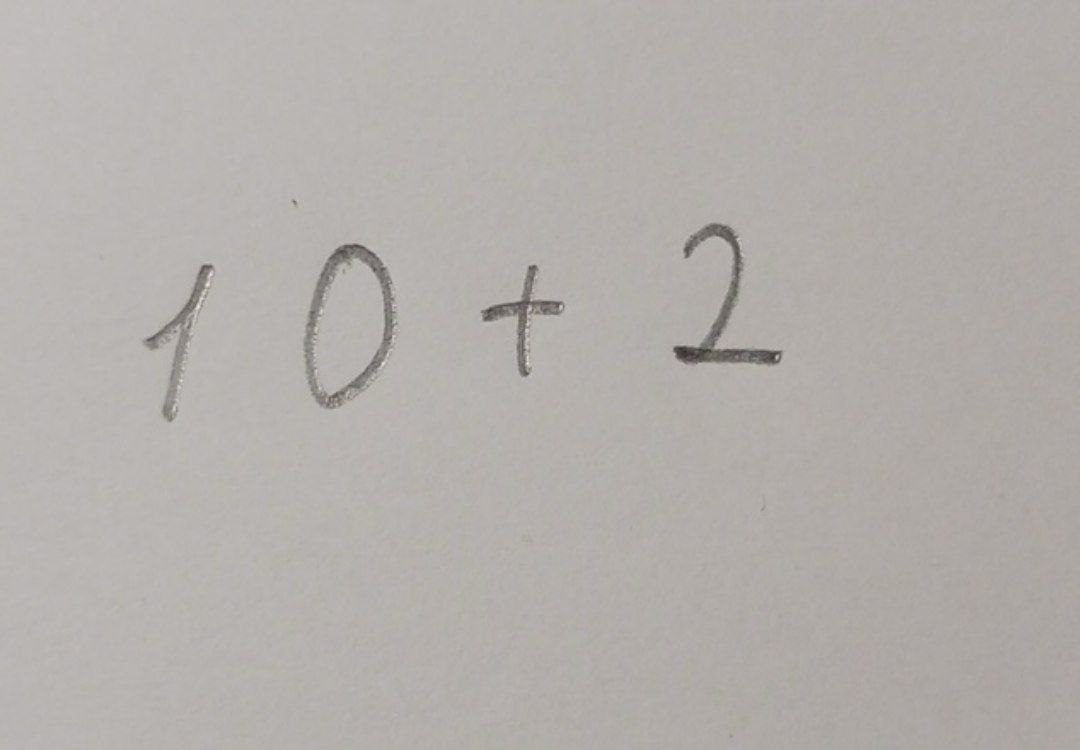
#> input picture data/test/test_image_2.jpg, 1080 x 750 px
$ jupyter execute --allow-errors character_in_image_recognition.ipynb
#> lines starting #> are read from the running program, lines starting #| are printed output that depends on the picture; after the words box and inside, x2 and y2 are one past the last pixel; in counts of white or black regions, pixels touching at a corner belong together
[cell 1]
import cv2
import numpy as np
import matplotlib.pyplot as plt
from tensorflow.keras.datasets import mnist         # библиотека базы выборок Mnist
from tensorflow import keras
from tensorflow.keras.layers import Dense, Flatten
import emnist
from pathlib import Path
from pytesseract import image_to_string

# Creating model

#> (a cell that did not finish here is left out)

#> (a cell that did not finish here is left out)

[cell 4]
# type(X_train)
# X_train.shape

#> (a cell that did not finish here is left out)

#> (a cell that did not finish here is left out)

# Preprocessing data

[cell 7]
image = cv2.imread('../data/test/test_image_2.jpg')
#> image is the input picture: shape (750, 1080, 3); mean B, G, R 171.7, 175.1, 179.6
grey = cv2.cvtColor(image.copy(), cv2.COLOR_BGR2GRAY)

# обрезка шума               изображение, порог, светлые, темные
ret, thresh = cv2.threshold(grey.copy(), 160, 255, cv2.THRESH_BINARY_INV)
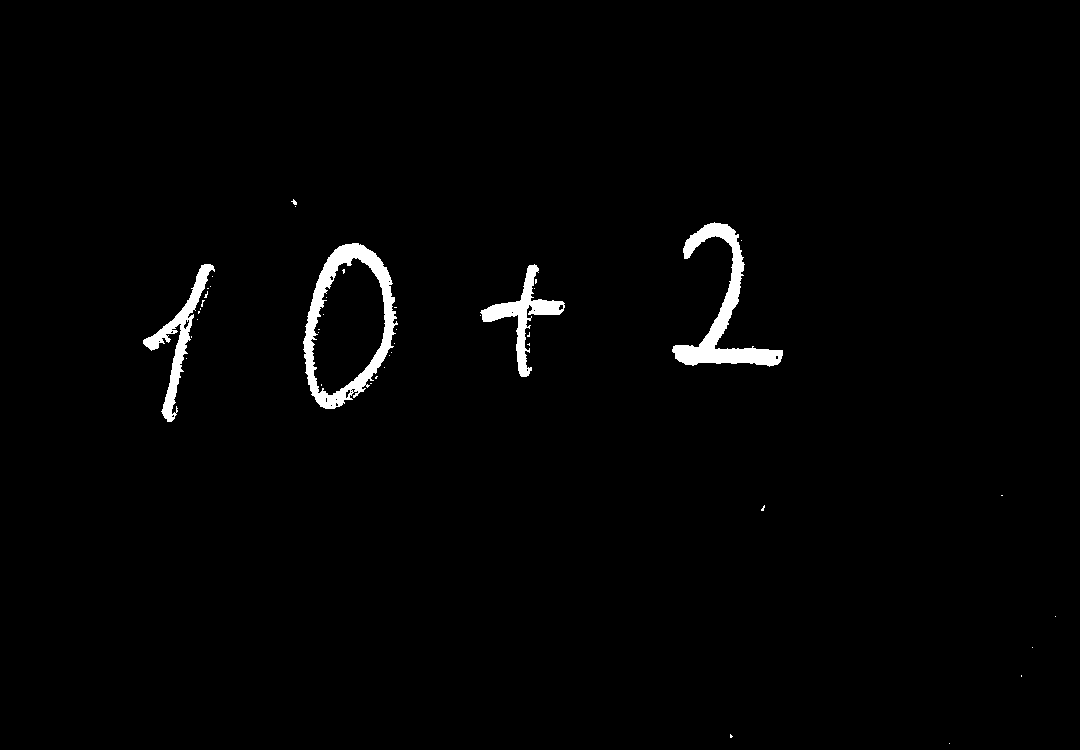
#> thresh: shape (750, 1080); 1.5% white; 43 white regions (39 under 20 px)
# поиск контуров
contours, _ = cv2.findContours(thresh.copy(), cv2.RETR_EXTERNAL, cv2.CHAIN_APPROX_SIMPLE)
#> contours = 37 contours, 33 with area under 20; largest, box (x1, y1, x2, y2) and area: (303, 243, 398, 409) 10991, (672, 222, 783, 367) 3585, (143, 264, 215, 422) 1935, (480, 264, 565, 377) 1897
preprocessed_digits = []

for c in contours:
    x,y,w,h = cv2.boundingRect(c)

    # пропуск шумов
    if (w < 10 or h < 50):
        continue

    # Создание прямоугольника вокруг цифры на исходном изображении (для отображения цифр, выбранных с помощью контуров)
    cv2.rectangle(image, (x,y), (x+w, y+h), color=(0, 255, 0), thickness=2)

    # Вырезание цифры из изображения, соответствующей текущим контурам в цикле for
    digit = thresh[y:y+h, x:x+w]

    # Изменение размера этой цифры на (18, 18)
    resized_digit = cv2.resize(digit, (18,18))

    # Дополняем цифру 5 пикселями черного цвета (нулями) с каждой стороны, чтобы в конечном итоге получить изображение (28, 28)
    padded_digit = np.pad(resized_digit, ((5,5),(5,5)), "constant", constant_values=0)

    # Добавление предварительно обработанной цифры в список предварительно обработанных цифр
    preprocessed_digits.append(padded_digit)
#> this loop made 37 passes
#> (x, y, w, h) on passes 1, 4, 5, 6, 9, 10, 11, 12, 13, 14, 15, 17: (949, 743, 1, 1), (1032, 647, 1, 1), (1055, 616, 1, 1), (761, 505, 4, 6), (375, 376, 3, 3), (384, 367, 1, 1), (186, 358, 1, 1), (389, 355, 1, 1), (391, 352, 1, 1), (527, 343, 3, 3), (394, 343, 1, 1), (527, 332, 3, 5)
#> (c, x, y, w, h) on passes 2, 3, 7, 8, 16, 21: ([[730, 734], [730, 737], [731, 737], [732, 736]], 730, 734, 3, 4), ([[1021, 675], [1021, 676]], 1021, 675, 1, 2), ([[1001, 495], [1002, 495]], 1001, 495, 2, 1), ([[370, 383], [371, 383]], 370, 383, 2, 1), ([[191, 336], [191, 337]], 191, 336, 1, 2), ([[198, 311], [198, 313], [199, 312], [199, 311]], 198, 311, 2, 3)
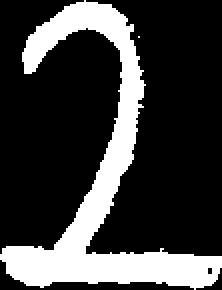
#> digit: shape (145, 111) (shown 2 times larger); 24.1% white; 2 white regions (1 under 20 px), largest, box (x1, y1, x2, y2) and area: (0, 0, 111, 145) 3874
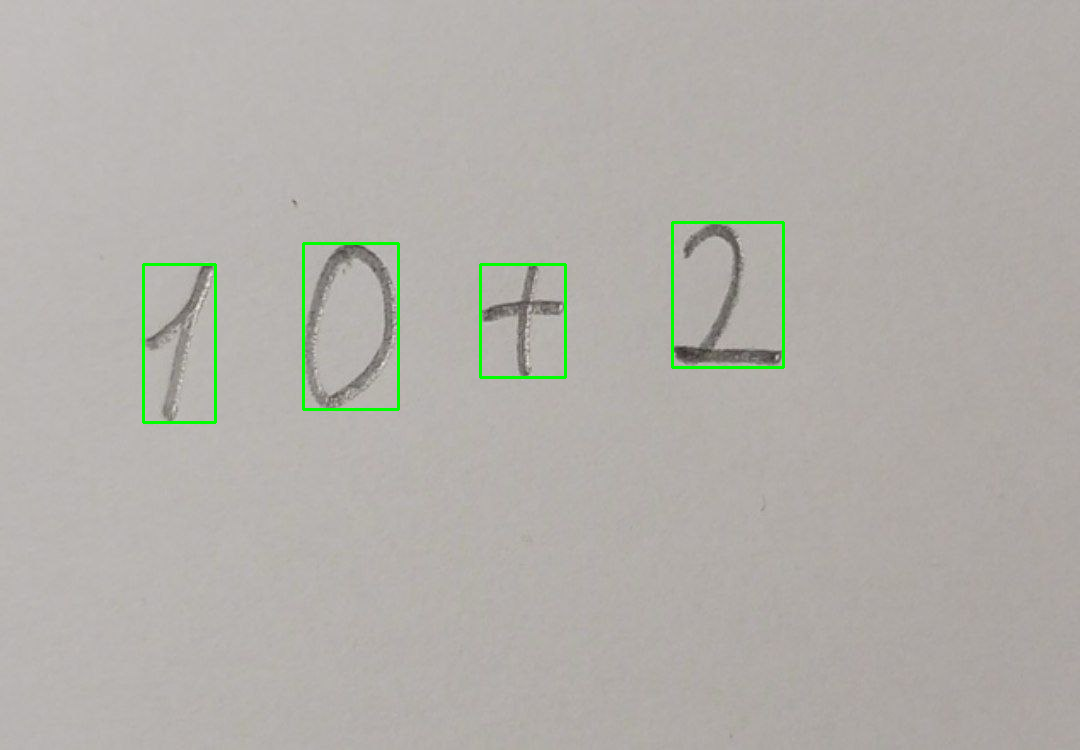
#> image: shape (750, 1080, 3); 0.7% of pixels changed, all inside (x1, y1, x2, y2) = (142, 221, 785, 424)
#> after the loop, preprocessed_digits = 4 items
    # print("\n\n\n----------------Contoured Image--------------------")
plt.imshow(image, cmap="gray")
plt.show()

inp = np.array(preprocessed_digits)

$ run again, with data/test/test_image_1.jpg copied over data/test/test_image_2.jpg
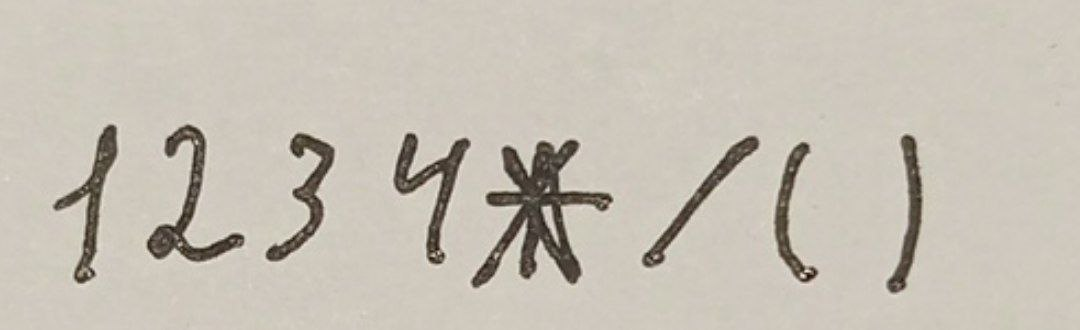
#> input picture data/test/test_image_1.jpg, 1080 x 330 px
#> image is the input picture: shape (330, 1080, 3); mean B, G, R 180.7, 191.9, 198.4
#> `ret, thresh = cv2.threshold(grey.copy(), 160, 255, cv2.THRESH_BINARY_I..`:
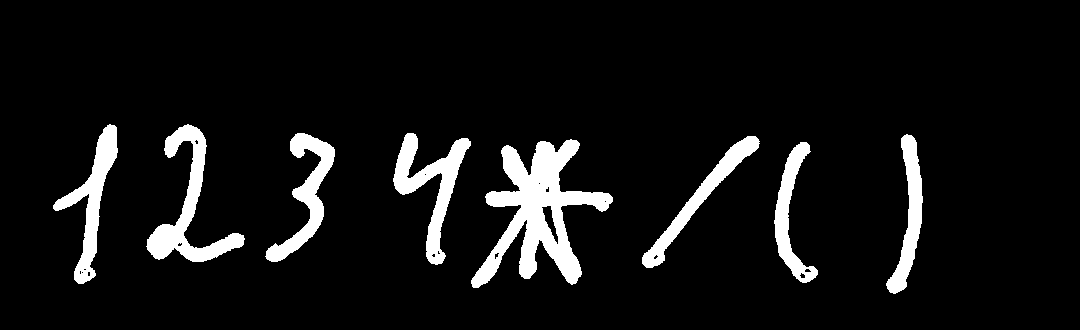
#> thresh: shape (330, 1080); 7.7% white; 8 white regions
#> contours = 8 contours; box (x1, y1, x2, y2) and area: (471, 139, 613, 288) 7936, (146, 124, 245, 262) 3460, (393, 133, 471, 265) 3043, (53, 124, 118, 284) 2702, (265, 133, 335, 262) 2494, (642, 136, 760, 268) 2257, (886, 134, 923, 294) 2122, (774, 142, 818, 283) 1989
#> the loop `for c in contours:` made 8 passes
#> (x, y, w, h) on passes 1 to 8: (774, 142, 44, 141), (471, 139, 142, 149), (642, 136, 118, 132), (886, 134, 37, 160), (393, 133, 78, 132), (265, 133, 70, 129), (146, 124, 99, 138), (53, 124, 65, 160)
#> after the loop `for c in contours:`:
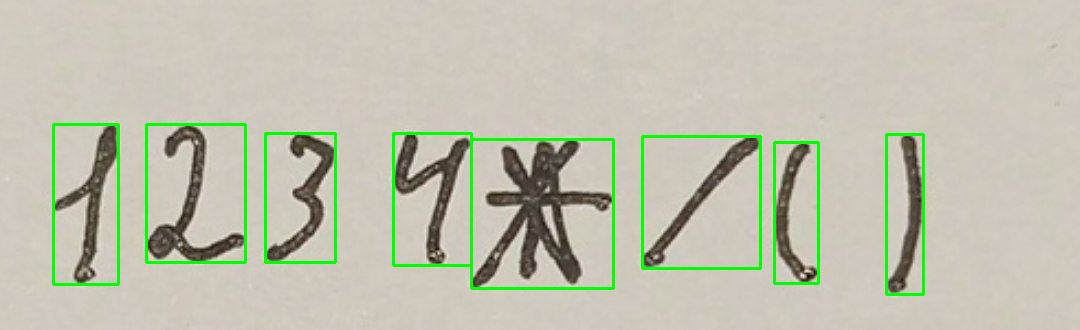
#> image: shape (330, 1080, 3); 2.9% of pixels changed, all inside (x1, y1, x2, y2) = (52, 123, 925, 296)
#> after the loop `for c in contours:`: preprocessed_digits = 8 items

$ run again, with data/test/test_image_4.jpg copied over data/test/test_image_2.jpg
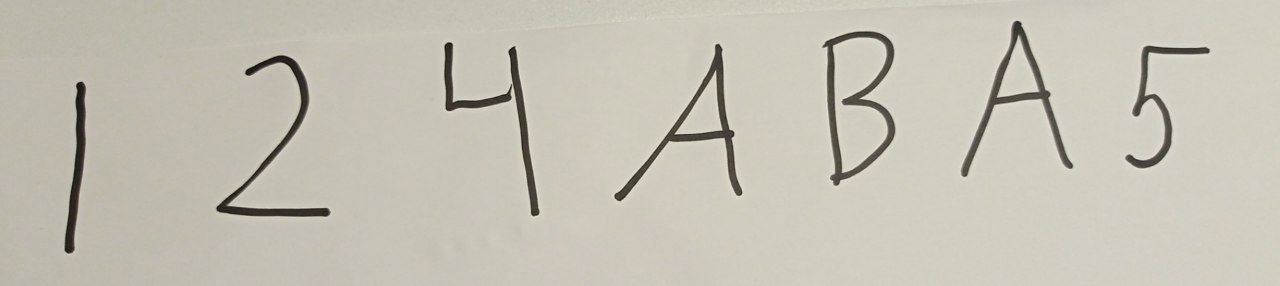
#> input picture data/test/test_image_4.jpg, 1280 x 286 px
#> image is the input picture: shape (286, 1280, 3); mean B, G, R 180.8, 192.9, 197.2
#> `ret, thresh = cv2.threshold(grey.copy(), 160, 255, cv2.THRESH_BINARY_I..`:
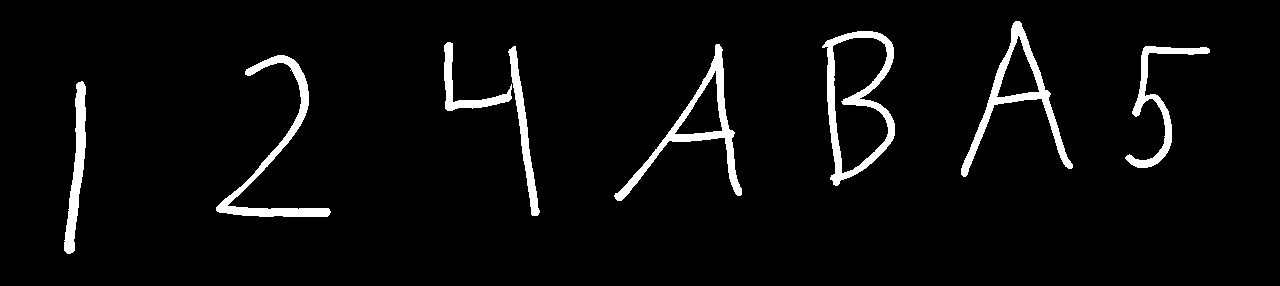
#> thresh: shape (286, 1280); 4.5% white; 8 white regions
#> contours = 8 contours; box (x1, y1, x2, y2) and area: (822, 31, 895, 186) 7748, (614, 44, 742, 201) 3720, (961, 21, 1073, 177) 3572, (216, 55, 331, 217) 2264, (64, 81, 86, 254) 1488, (1125, 46, 1210, 168) 1458, (508, 46, 540, 216) 1160, (444, 42, 512, 111) 900
#> the loop `for c in contours:` made 8 passes
#> (x, y, w, h) on passes 1 to 8: (64, 81, 22, 173), (216, 55, 115, 162), (1125, 46, 85, 122), (508, 46, 32, 170), (614, 44, 128, 157), (444, 42, 68, 69), (822, 31, 73, 155), (961, 21, 112, 156)
#> after the loop `for c in contours:`:
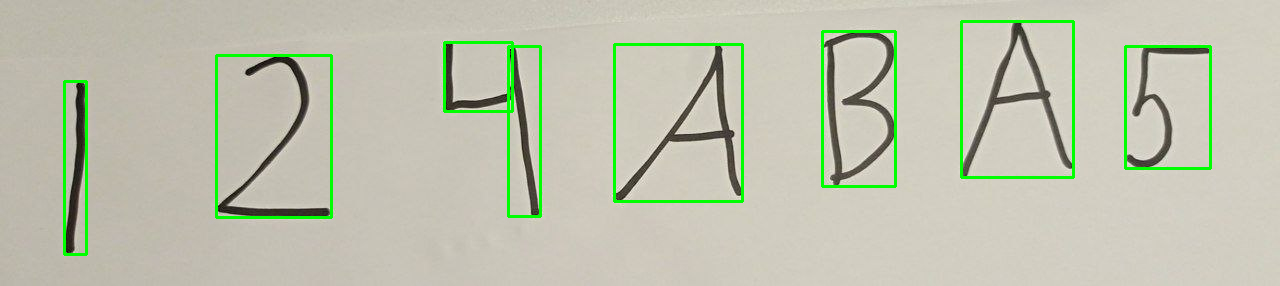
#> image: shape (286, 1280, 3); 2.93% of pixels changed, all inside (x1, y1, x2, y2) = (63, 20, 1212, 256)
#> after the loop `for c in contours:`: preprocessed_digits = 8 items
